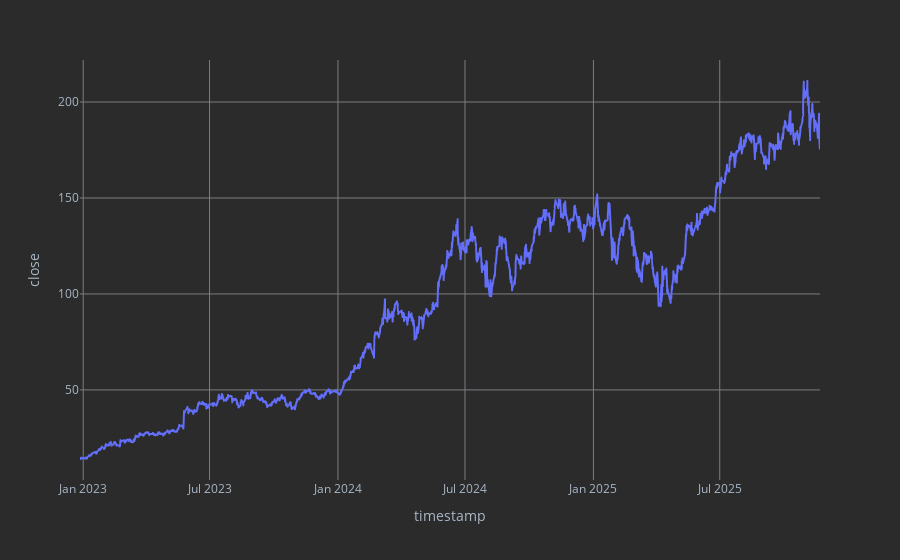

The code cell stored with this chart in its notebook:
### Code cell
import plotly.express as px
fig = px.line(df[df.ticker == "NVDA"], x="timestamp", y="close")
fig.show()

### Figure 1 — Plotly figure (JSON) as saved in the notebook; plotly's stock layout.template omitted (floating-point values rounded to 4 significant figures; data arrays with more than 128 entries replaced by an {"elided": "..."} marker saying what was removed)
{"data": [{"hovertemplate": "timestamp=%{x}<br>close=%{y}<extra></extra>", "legendgroup": "", "line": {"color": "#636efa", "dash": "solid"}, "marker": {"symbol": "circle"}, "mode": "lines", "name": "", "showlegend": false, "type": "scattergl", "x": {"elided": "5110 str values"}, "xaxis": "x", "y": {"elided": "5110 float values"}, "yaxis": "y"}], "layout": {"legend": {"tracegroupgap": 0}, "margin": {"t": 60}, "xaxis": {"anchor": "y", "domain": [0, 1], "title": {"text": "timestamp"}}, "yaxis": {"anchor": "x", "domain": [0, 1], "title": {"text": "close"}}}}
